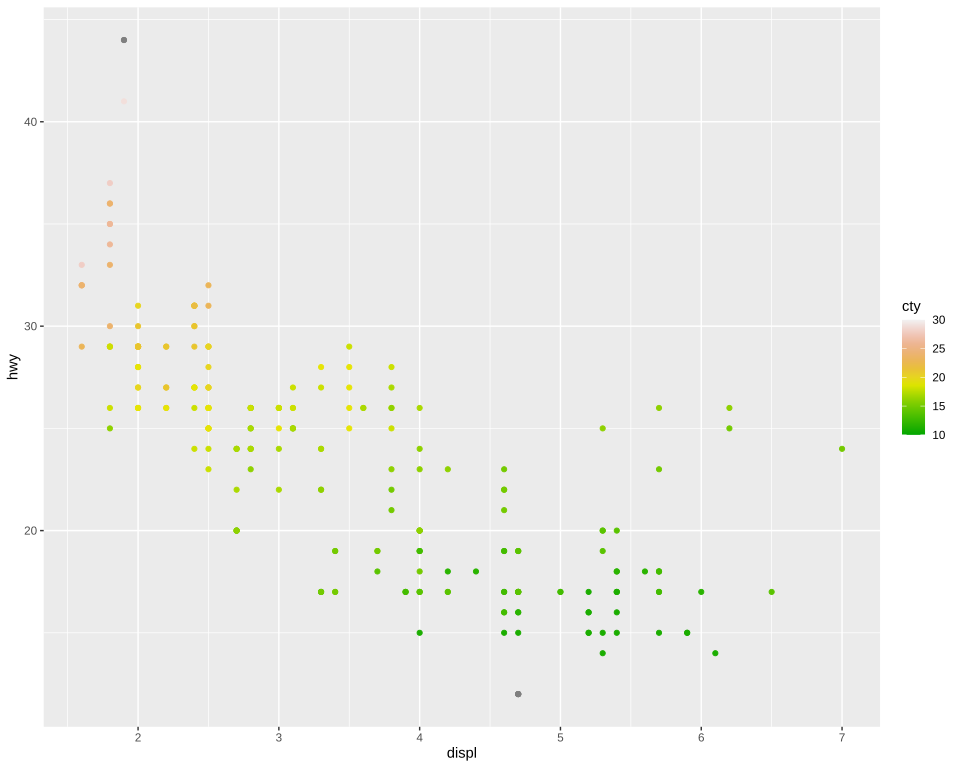

Recreate this plot in R.
# The plot test/golden/scale_gradientn.svg draws, drawn by ggplot2 itself, as ggplot2's own visual tests
# draw their snapshots: the independent check on that golden whenever it changes. The suite never
# runs this; it needs R, ggplot2 and vdiffr, saved as the Docker image giggly-r:ggplot2-4.0.3, and
# for the gradient svglite and the Liberation fonts, saved as giggly-r:ggplot2-4.0.3-svglite. From
# the repository's root:
#
#   docker run --rm -v "$PWD/test/golden":/golden:ro giggly-r:ggplot2-4.0.3-svglite \
#     Rscript /golden/scale_gradientn.R > scale_gradientn.ggplot2.svg
#   docker run --rm -e SVGLITE=1 -v "$PWD/test/golden":/golden:ro \
#     giggly-r:ggplot2-4.0.3-svglite Rscript /golden/scale_gradientn.R > scale_gradientn.svglite.svg
#
# and compare the first drawing element by element and the gradient's stops against the second,
# as test/golden/point_colourbar.R describes.
#
# mpg's highway mileage by displacement coloured by city mileage through R's terrain.colors(10),
# spaced evenly over limits of 10 to 30: the cars outside them grey50, and the colour bar spanning
# the limits.
#
# First checked with ggplot2 4.0.3, vdiffr 1.0.9 and svglite 2.2.2: every element and clip path
# matches vdiffr's but svglite's around the whole drawing and the bar's fill, every stop matches
# svglite's, and the one departure is test/golden/point.R's, the x axis drawn before the y.

library(ggplot2)

plot <- ggplot(mpg, aes(displ, hwy, colour = cty)) +
  geom_point() +
  scale_colour_gradientn(colours = terrain.colors(10), limits = c(10, 30)) +
  guides(colour = guide_colourbar(display = "gradient")) +
  theme_gray()

file <- tempfile(fileext = ".svg")
if (nzchar(Sys.getenv("SVGLITE"))) {
  svglite::svglite(file, width = 10, height = 8, system_fonts = list(sans = "Liberation Sans"))
  print(plot)
  invisible(dev.off())
} else {
  vdiffr::write_svg(plot, file)
}
cat(readLines(file), sep = "\n")
